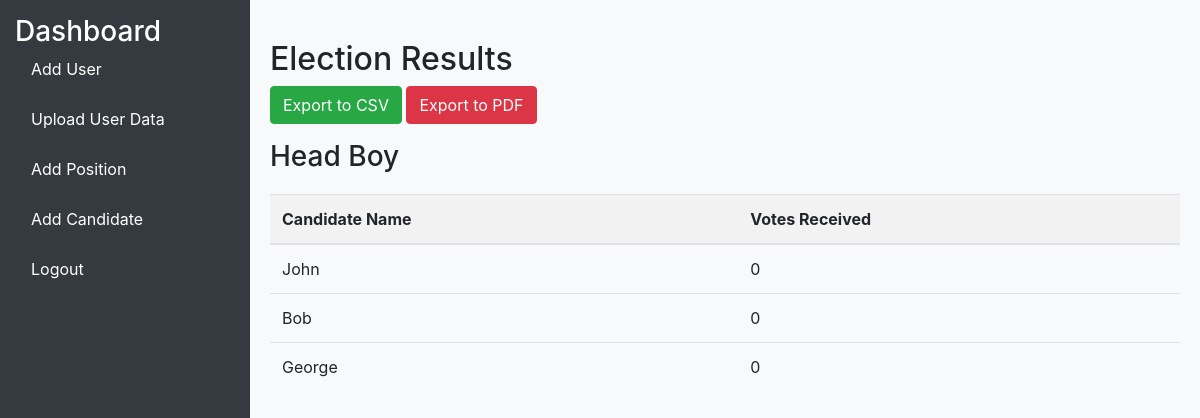
Page /Admin_page on the committed database.
### main/models.py (models this page shows, shortened)
class Position(models.Model):
    Position_name = models.CharField(max_length=254, null=False)
    House = models.CharField(max_length=254, null=True, default='X')
    Grades_voting = models.CharField(max_length=254)

class Candidate(models.Model):
    Candidate_name = models.CharField(max_length=254,blank=False,null=False)
    position = models.ForeignKey(Position,on_delete=models.CASCADE)
    Photo = models.ImageField()
    House = models.CharField(max_length=254,default=None)
    votes_Recieved = models.PositiveIntegerField(default=0)

### main/views.py (the view)
# urls.py: path('Admin_page',views.view_results, name='Admin_page'),
def view_results(request):
    positions = Candidate.objects.values('position__Position_name').distinct()
    grouped_candidates = {}
    for position in positions:
        position_name = position['position__Position_name']
        candidates = Candidate.objects.filter(position__Position_name=position_name).order_by('-votes_Recieved')
        grouped_candidates[position_name] = candidates
    return render(request, 'view_results.html', {'grouped_candidates': grouped_candidates})

### main/templates/view_results.html (shortened to what this page needs)
<!DOCTYPE html>
<html lang="en">
<head>
    <link href="https://stackpath.bootstrapcdn.com/bootstrap/4.5.2/css/bootstrap.min.css" rel="stylesheet">
</head>
<body>
<div class="wrapper">
    <div class="sidebar">
        <h3>Dashboard</h3>
        <ul class="nav flex-column">
            <li class="nav-item"><a class="nav-link text-white" href="{% url 'add_user' %}">Add User</a></li>
            <li class="nav-item"><a class="nav-link text-white" href="{% url 'upload_file' %}">Upload User Data</a></li>
            <li class="nav-item"><a class="nav-link text-white" href="{% url 'add_position' %}">Add Position</a></li>
            <li class="nav-item"><a class="nav-link text-white" href="{% url 'add_candidate' %}">Add Candidate</a></li>
            <li class="nav-item"><a class="nav-link text-white" href="{% url 'Authentication' %}">Logout</a></li>
        </ul>
    </div>
    <div class="content">
        <div class="list-container">
            <h2>Election Results</h2>
            <div class="mb-3">
                <a href="{% url 'export_csv' %}" class="btn btn-success">Export to CSV</a>
                <a href="{% url 'export_pdf' %}" class="btn btn-danger">Export to PDF</a>
            </div>
            {% for position, candidates in grouped_candidates.items %}
            <div class="position-group">
                <h3>{{ position }}</h3>
                <table class="table">
                    <thead>
                        <tr>
                            <th>Candidate Name</th>
                            <th>Votes Received</th>
                        </tr>
                    </thead>
                    <tbody>
                        {% for candidate in candidates %}
                        <tr>
                            <td>{{ candidate.Candidate_name }}</td>
                            <td>{{ candidate.votes_Recieved }}</td>
                        </tr>
                        {% endfor %}
                    </tbody>
                </table>
            </div>
            {% empty %}
            <p>No results available.</p>
            {% endfor %}
        </div>
    </div>
</div>
</body>
</html>

### main/templates/view_results.html (style rules this page uses)
html, body { height: 100%; margin: 0; }
.wrapper { display: flex; min-height: 100vh; }
.sidebar { background: #343a40; color: white; min-width: 250px; max-width: 250px; height: auto; padding: 15px; flex-shrink: 0; }
.sidebar h3, .sidebar ul { margin: 0; padding: 0; }
.sidebar ul { list-style: none; }
.sidebar ul li { margin-bottom: 10px; }
.sidebar ul li a { color: white; text-decoration: none; }
.content { flex-grow: 1; padding: 20px; background: #f8f9fa; }
.list-container { margin-top: 20px; }
.position-group { margin-bottom: 40px; }
table { width: 100%; margin-top: 20px; }
th, td { padding: 10px; text-align: left; }
th { background-color: #f2f2f2; }

### rows in the picture
Position: Position_name "Head Boy"
Candidate: Candidate_name "John", votes_Recieved "0"
Candidate: Candidate_name "Bob", votes_Recieved "0"
Candidate: Candidate_name "George", votes_Recieved "0"
